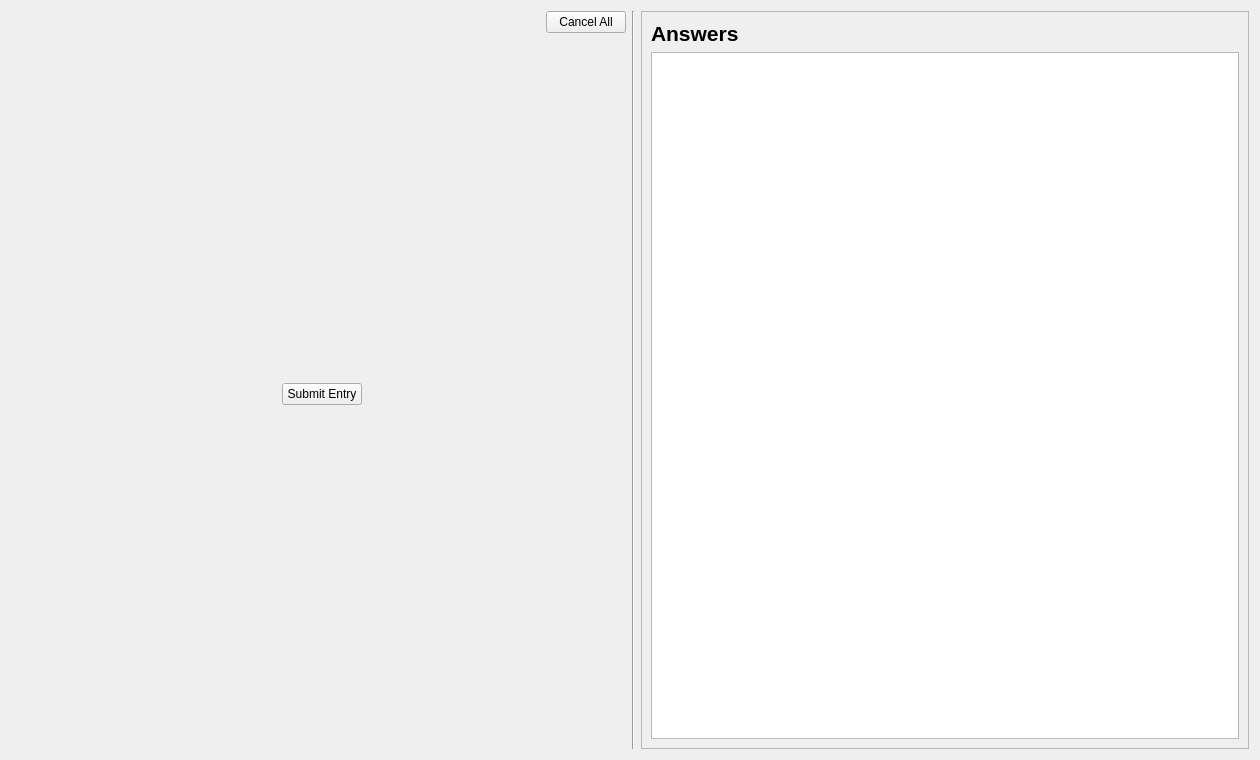
<?xml version="1.0" encoding="UTF-8"?>
<ui version="4.0">
 <class>EntryFrame</class>
 <widget class="QWidget" name="EntryFrame">
  <property name="geometry">
   <rect>
    <x>0</x>
    <y>0</y>
    <width>1260</width>
    <height>760</height>
   </rect>
  </property>
  <property name="windowTitle">
   <string>Form</string>
  </property>
  <layout class="QHBoxLayout" name="horizontalLayout_3">
   <item>
    <widget class="Line" name="line">
     <property name="orientation">
      <enum>Qt::Horizontal</enum>
     </property>
    </widget>
   </item>
   <item>
    <layout class="QVBoxLayout" name="verticalLayout_2">
     <item>
      <layout class="QHBoxLayout" name="horizontalLayout">
       <item>
        <spacer name="horizontalSpacer">
         <property name="orientation">
          <enum>Qt::Horizontal</enum>
         </property>
         <property name="sizeHint" stdset="0">
          <size>
           <width>40</width>
           <height>20</height>
          </size>
         </property>
        </spacer>
       </item>
       <item>
        <widget class="QPushButton" name="entryCancelAllButton">
         <property name="text">
          <string>Cancel All</string>
         </property>
        </widget>
       </item>
      </layout>
     </item>
     <item>
      <spacer name="verticalSpacer">
       <property name="orientation">
        <enum>Qt::Vertical</enum>
       </property>
       <property name="sizeHint" stdset="0">
        <size>
         <width>20</width>
         <height>40</height>
        </size>
       </property>
      </spacer>
     </item>
     <item>
      <layout class="QHBoxLayout" name="horizontalLayout_2">
       <item>
        <spacer name="horizontalSpacer_2">
         <property name="orientation">
          <enum>Qt::Horizontal</enum>
         </property>
         <property name="sizeHint" stdset="0">
          <size>
           <width>40</width>
           <height>20</height>
          </size>
         </property>
        </spacer>
       </item>
       <item>
        <widget class="QPushButton" name="submitButton">
         <property name="text">
          <string>Submit Entry</string>
         </property>
        </widget>
       </item>
       <item>
        <spacer name="horizontalSpacer_3">
         <property name="orientation">
          <enum>Qt::Horizontal</enum>
         </property>
         <property name="sizeHint" stdset="0">
          <size>
           <width>40</width>
           <height>20</height>
          </size>
         </property>
        </spacer>
       </item>
      </layout>
     </item>
     <item>
      <spacer name="verticalSpacer_2">
       <property name="orientation">
        <enum>Qt::Vertical</enum>
       </property>
       <property name="sizeHint" stdset="0">
        <size>
         <width>20</width>
         <height>40</height>
        </size>
       </property>
      </spacer>
     </item>
    </layout>
   </item>
   <item>
    <widget class="Line" name="line_2">
     <property name="orientation">
      <enum>Qt::Vertical</enum>
     </property>
    </widget>
   </item>
   <item>
    <widget class="QFrame" name="entryAnswerFrame">
     <property name="frameShape">
      <enum>QFrame::StyledPanel</enum>
     </property>
     <property name="frameShadow">
      <enum>QFrame::Raised</enum>
     </property>
     <layout class="QVBoxLayout" name="verticalLayout">
      <item>
       <widget class="QLabel" name="entryAnswersLabel">
        <property name="font">
         <font>
          <pointsize>16</pointsize>
          <weight>75</weight>
          <bold>true</bold>
         </font>
        </property>
        <property name="text">
         <string>Answers</string>
        </property>
       </widget>
      </item>
      <item>
       <widget class="QTableView" name="entryAnswersTable">
        <property name="editTriggers">
         <set>QAbstractItemView::NoEditTriggers</set>
        </property>
        <attribute name="horizontalHeaderStretchLastSection">
         <bool>true</bool>
        </attribute>
       </widget>
      </item>
     </layout>
    </widget>
   </item>
  </layout>
 </widget>
 <resources/>
 <connections/>
</ui>
